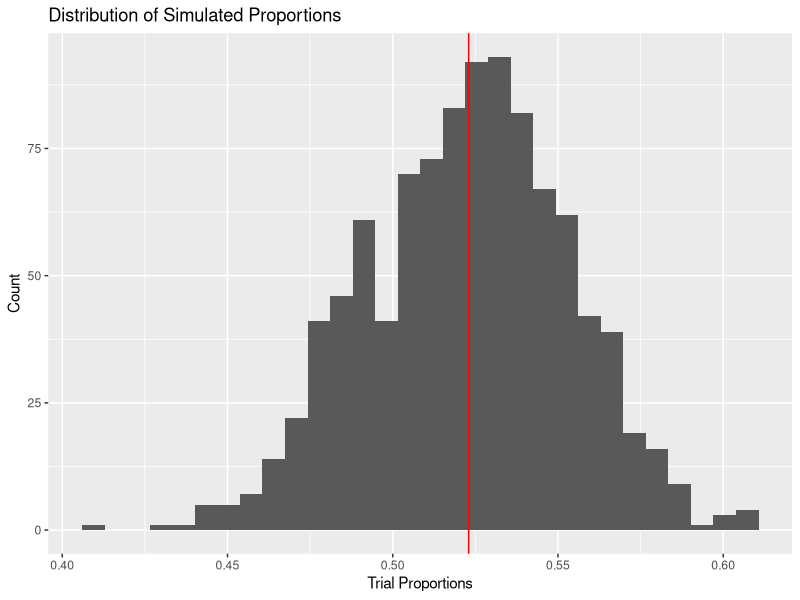
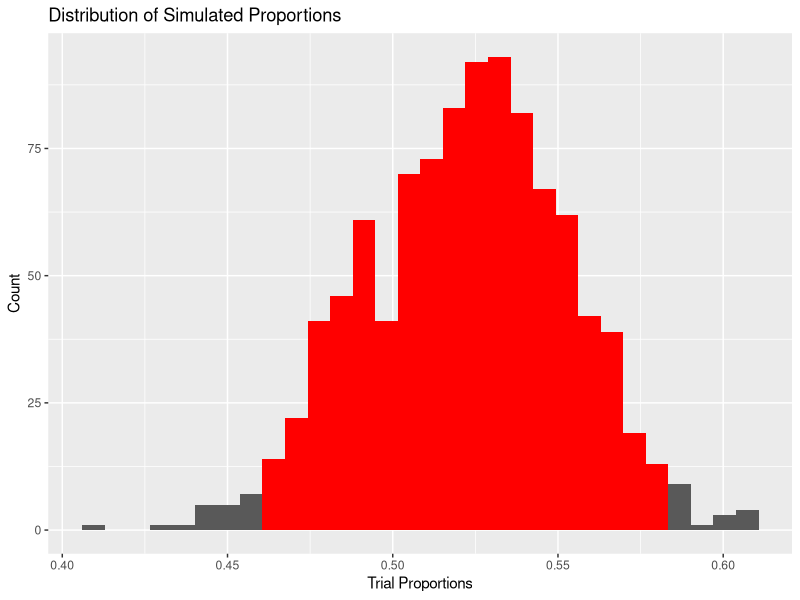
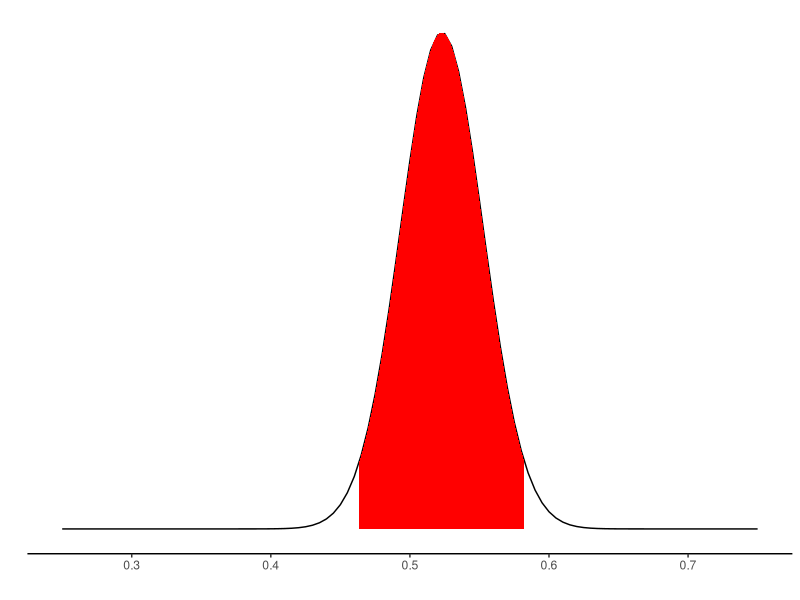
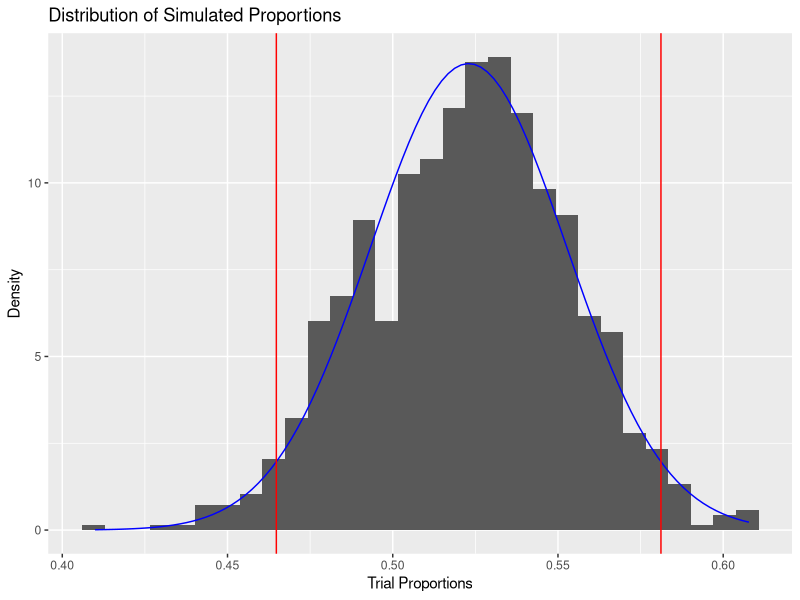

Recreate these plots in R, in order.
## ---- chunk 1
knitr::opts_chunk$set(echo = TRUE, warning = FALSE, message = FALSE)
knitr::opts_chunk$set(out.width= "70%", out.height= "70%", fig.align = "center") 
## ---- chunk 2
library(tidyverse)

replications_dataframe = NULL

num_reps = 1000

sample_size = 135 + 148

sample_stat =  148 / (135 + 148)

for (i in 1:num_reps){
  
  trial = sample(x = c(1,0),
                 size = sample_size,
                 prob = c(sample_stat, 1-sample_stat),
                 replace = TRUE)

  trial_proportion = sum(trial)/sample_size
  
  replications_dataframe = rbind(replications_dataframe, data.frame(trial_proportion))
}

replications_dataframe %>%
  ggplot(aes(x = trial_proportion)) +
  geom_histogram() +
  labs(x = "Trial Proportions", y = "Count", title = "Distribution of Simulated Proportions") +
  geom_vline(xintercept = sample_stat, color = "red")
## ---- chunk 3
#A lot of "instructional purpose" code here... and a little bit of 2SD cheating
below <- replications_dataframe %>%
  filter(trial_proportion <= (mean(trial_proportion) - 2*sd(trial_proportion)))

middle <- replications_dataframe %>%
  filter(trial_proportion >= (mean(trial_proportion) - 2*sd(trial_proportion))) %>%
  filter(trial_proportion <= (mean(trial_proportion) + 2*sd(trial_proportion)))

above <- replications_dataframe %>%
  filter(trial_proportion >= (mean(trial_proportion) + 2*sd(trial_proportion)))

ggplot(data = below, aes(x = trial_proportion)) +
  geom_histogram() +
  geom_histogram(data = middle, fill = "red") +
  geom_histogram(data = above) +
  labs(x = "Trial Proportions", y = "Count", 
       title = "Distribution of Simulated Proportions")

## ---- chunk 4
#Calculate "SD of Statistic"
standard_error = sqrt((sample_stat * (1-sample_stat))/sample_size)

lower = sample_stat - 2 * standard_error

upper = sample_stat + 2 * standard_error

#Fancier than you need 
paste("(",lower, ",", upper, ")")
## ---- chunk 5
ggplot(data.frame(x =c(0.25, 0.75)), aes(x = x)) +
  stat_function(fun = dnorm, 
                args = list(mean = sample_stat, sd = standard_error)) +
  stat_function(fun = dnorm, 
                args = list(mean = sample_stat, sd = standard_error), 
                xlim = c(lower, upper),
                geom = "area", fill = "red") +
  labs(x = "", y = "") + theme_classic() +
  scale_y_continuous(breaks = NULL)
## ---- chunk 6
#Left critical value
qnorm(0.025)
  
#Right critical value
qnorm(0.975)

lower = sample_stat + qnorm(0.025) * standard_error

upper = sample_stat + qnorm(0.975) * standard_error

paste("(",lower, ",", upper, ")")
## ---- chunk 7
lower = qnorm(0.025, mean = sample_stat, sd = standard_error)

upper = qnorm(0.975, mean = sample_stat, sd = standard_error)

paste("(",lower, ",", upper, ")")

replications_dataframe %>% 
  ggplot(aes(x = trial_proportion)) +
  geom_histogram(aes(y = ..density..)) +
  stat_function(fun = dnorm, 
                args = list(mean = sample_stat, sd = standard_error),
                color = "blue") +
  geom_vline(xintercept = lower, color = "red") +
  geom_vline(xintercept = upper, color = "red") +
  labs(x = "Trial Proportions", y = "Density", 
       title = "Distribution of Simulated Proportions")
